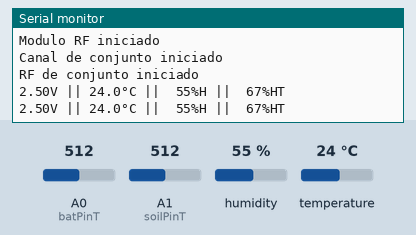
Recording of a sketch running on a simulated Arduino Uno, built with avr-gcc and run on an emulated ATmega328P. Shown: the last lines printed to the serial monitor. Inputs (shaded band) come from the test bench; at power-on: A1 (soilPinT) = 512, A0 (batPinT) = 512, humidity 55 %, temperature 24 °C. No radio packets arrive unless stated.

Above: at 10.8 s.
10.9 s: A1 (soilPinT) set to 946
At 20.7 s:
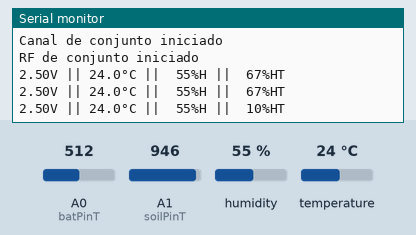
20.9 s: A1 (soilPinT) set to 966
At 31.4 s:
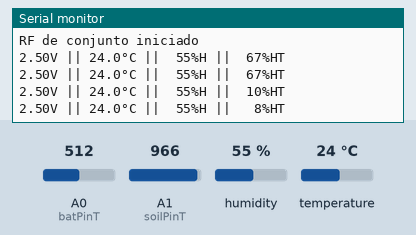

Measured:
- the behaviour switches between 953 and 954 on A1 (soilPinT) (found by bisection; images 1 and 2)
- after the input at 10.9 s, the serial monitor: prints a new line after 9.2 s (image 1)
- after the input at 20.9 s, the serial monitor: prints a new line after 9.2 s (image 2)

The sketch:

Comunicacion-inalambrica-con-Arduino-y-NRF24L01-Slave.ino
```cpp
/*
  Created by TEOS
  Domotic with Arduino https://goo.gl/btZpjs
  YouTube https://goo.gl/k7TUSZ
  Instagram https://goo.gl/zEIjia
  Facebook https://goo.gl/eivraR
  Twitter https://goo.gl/du5Wgn
  Github https://goo.gl/Xl5IiS
  Google Plus https://goo.gl/gBnUdh
  WEB https://www.proyecto-teos.com/
*/

//Library for the NRF module.
#include <RH_NRF24.h> //https://github.com/PaulStoffregen/RadioHead
//Library for the DHT module.
#include "DHT.h" //https://github.com/adafruit/DHT-sensor-library

//Constants for the Arduino pins.
const uint8_t sensorPinDHT = 2, cePinT = 9, csnPinT = 10, batPinT = A0,
              soilPinT = A1, typeT = DHT22;

//Structure for data transmission.
struct dataCollectionT {
  float temperatureT, voltageT;
  uint16_t soilMoistureT;
  uint8_t humidityT;
} _dataCT;

//Constructors.
RH_NRF24 nrf24(cePinT, csnPinT);
DHT dht(sensorPinDHT, typeT);

void setup() {
  Serial.begin(9600);
  dht.begin();

  const uint8_t channelRFT = 1;

  //NRF module verification.
  while (!nrf24.init())
    Serial.print(F("Error al iniciar el modulo RF\n"));
  Serial.print(F("Modulo RF iniciado\n"));
  while (!nrf24.setChannel(channelRFT))
    Serial.print(F("Error en el conjunto de canal\n"));
  Serial.print(F("Canal de conjunto iniciado\n"));
  while (!nrf24.setRF(RH_NRF24::DataRate2Mbps, RH_NRF24::TransmitPower0dBm))
    Serial.print(F("Error en el conjunto RF\n"));
  Serial.print(F("RF de conjunto iniciado\n\n"));
}

void loop() {
  char toCharTempT[5], toCharHumidityT[5], toCharVoltageT[5], toCharSoilT[3],
       resultSerialT[35];

  //Get the DHT sensor data.
  _dataCT.temperatureT = dht.readTemperature();
  _dataCT.humidityT = dht.readHumidity();

  //Check if the obtained data are numbers.
  if (isnan(_dataCT.temperatureT) || isnan(_dataCT.humidityT)) {
    Serial.println(F("No es posible obtener datos del sensor DHT"));
    return;
  }

  //Get the battery voltage.
  _dataCT.voltageT = (float)analogRead(batPinT) * (5.0 / 1023.0);

  //Collects the percentage of soil moisture.
  _dataCT.soilMoistureT = map(analogRead(soilPinT), 250, 1023, 100, 0);
  _dataCT.soilMoistureT = constrain (_dataCT.soilMoistureT, 0, 100);

  uint8_t zizeBufferT = sizeof(_dataCT);
  uint8_t bufferForStructT[zizeBufferT] = {0};
  //The memcpy statement copies the byte values from the location pointed
  //to by the source directly to the memory block pointed to by
  //the destination.
  memcpy(bufferForStructT, &_dataCT, zizeBufferT);

  //Send a frame to the receiving module.
  nrf24.send((uint8_t *)bufferForStructT, zizeBufferT);

  //The dtostrf instruction allows you to convert a number to a string.
  dtostrf(_dataCT.voltageT, 1, 2, toCharVoltageT);
  dtostrf(_dataCT.temperatureT, 2, 1, toCharTempT);
  dtostrf(_dataCT.humidityT, 3, 0, toCharHumidityT);
  dtostrf(_dataCT.soilMoistureT, 3, 0, toCharSoilT);

  //To copy one string to another you can use strcpy;
  //strcat concatenates the strings adjacent to a new string (array)
  strcpy(resultSerialT, toCharVoltageT);
  strcat(resultSerialT, "V || ");
  strcat(resultSerialT, toCharTempT);
  strcat(resultSerialT, "°C || ");
  strcat(resultSerialT, toCharHumidityT);
  strcat(resultSerialT, "%H || ");
  strcat(resultSerialT, toCharSoilT);
  strcat(resultSerialT, "%HT");

  //Everything in the string is printed. The String function can be
  //replaced by all strings of type char, but this will affect the
  //performance of the code.
  Serial.println(resultSerialT);
  delay(10000);
}
```
